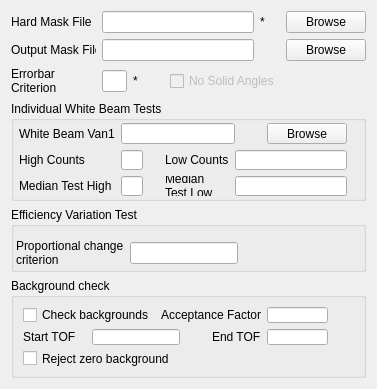
<ui version="4.0" >
 <class>MWDiag</class>
 <widget class="QWidget" name="MWDiag" >
  <property name="geometry" >
   <rect>
    <x>0</x>
    <y>0</y>
    <width>377</width>
    <height>382</height>
   </rect>
  </property>
  <property name="windowTitle" >
   <string>Form</string>
  </property>
  <layout class="QGridLayout" name="gridLayout_3" >
   <item row="0" column="0" >
    <widget class="QLabel" name="lbIFile" >
     <property name="enabled" >
      <bool>true</bool>
     </property>
     <property name="sizePolicy" >
      <sizepolicy vsizetype="Expanding" hsizetype="Maximum" >
       <horstretch>0</horstretch>
       <verstretch>0</verstretch>
      </sizepolicy>
     </property>
     <property name="maximumSize" >
      <size>
       <width>85</width>
       <height>16777215</height>
      </size>
     </property>
     <property name="text" >
      <string>Hard Mask File</string>
     </property>
    </widget>
   </item>
   <item row="0" column="1" colspan="4" >
    <widget class="QLineEdit" name="leIFile" >
     <property name="enabled" >
      <bool>true</bool>
     </property>
     <property name="minimumSize" >
      <size>
       <width>0</width>
       <height>20</height>
      </size>
     </property>
     <property name="text" >
      <string/>
     </property>
    </widget>
   </item>
   <item row="0" column="6" >
    <widget class="QPushButton" name="pbIFile" >
     <property name="enabled" >
      <bool>true</bool>
     </property>
     <property name="text" >
      <string>Browse</string>
     </property>
    </widget>
   </item>
   <item row="1" column="0" >
    <widget class="QLabel" name="lbOFile" >
     <property name="sizePolicy" >
      <sizepolicy vsizetype="Expanding" hsizetype="Maximum" >
       <horstretch>0</horstretch>
       <verstretch>0</verstretch>
      </sizepolicy>
     </property>
     <property name="maximumSize" >
      <size>
       <width>85</width>
       <height>16777215</height>
      </size>
     </property>
     <property name="text" >
      <string>Output Mask File</string>
     </property>
    </widget>
   </item>
   <item row="1" column="1" colspan="4" >
    <widget class="QLineEdit" name="leOFile" />
   </item>
   <item row="1" column="5" >
    <spacer name="horizontalSpacer_14" >
     <property name="orientation" >
      <enum>Qt::Horizontal</enum>
     </property>
     <property name="sizeType" >
      <enum>QSizePolicy::Fixed</enum>
     </property>
     <property name="sizeHint" stdset="0" >
      <size>
       <width>20</width>
       <height>20</height>
      </size>
     </property>
    </spacer>
   </item>
   <item row="1" column="6" >
    <widget class="QPushButton" name="pbOFile" >
     <property name="text" >
      <string>Browse</string>
     </property>
    </widget>
   </item>
   <item row="2" column="0" >
    <widget class="QLabel" name="lbSignificance" >
     <property name="sizePolicy" >
      <sizepolicy vsizetype="Expanding" hsizetype="Maximum" >
       <horstretch>0</horstretch>
       <verstretch>0</verstretch>
      </sizepolicy>
     </property>
     <property name="maximumSize" >
      <size>
       <width>85</width>
       <height>16777215</height>
      </size>
     </property>
     <property name="text" >
      <string>Errorbar Criterion</string>
     </property>
     <property name="wordWrap" >
      <bool>true</bool>
     </property>
    </widget>
   </item>
   <item row="2" column="1" >
    <widget class="QLineEdit" name="leSignificance" >
     <property name="sizePolicy" >
      <sizepolicy vsizetype="Fixed" hsizetype="Maximum" >
       <horstretch>63</horstretch>
       <verstretch>0</verstretch>
      </sizepolicy>
     </property>
     <property name="maximumSize" >
      <size>
       <width>63</width>
       <height>16777215</height>
      </size>
     </property>
    </widget>
   </item>
   <item row="2" column="3" >
    <spacer name="horizontalSpacer_15" >
     <property name="orientation" >
      <enum>Qt::Horizontal</enum>
     </property>
     <property name="sizeType" >
      <enum>QSizePolicy::Fixed</enum>
     </property>
     <property name="sizeHint" stdset="0" >
      <size>
       <width>20</width>
       <height>20</height>
      </size>
     </property>
    </spacer>
   </item>
   <item row="2" column="4" colspan="2" >
    <widget class="QCheckBox" name="ckAngles" >
     <property name="enabled" >
      <bool>false</bool>
     </property>
     <property name="text" >
      <string>No Solid Angles</string>
     </property>
    </widget>
   </item>
   <item row="3" column="0" colspan="7" >
    <widget class="QGroupBox" name="gbIndividual" >
     <property name="title" >
      <string>Individual White Beam Tests</string>
     </property>
     <layout class="QGridLayout" name="gridLayout_4" >
      <property name="leftMargin" >
       <number>5</number>
      </property>
      <property name="topMargin" >
       <number>2</number>
      </property>
      <property name="rightMargin" >
       <number>0</number>
      </property>
      <property name="bottomMargin" >
       <number>2</number>
      </property>
      <item row="0" column="0" >
       <widget class="QLabel" name="lbWBV1" >
        <property name="sizePolicy" >
         <sizepolicy vsizetype="Expanding" hsizetype="Expanding" >
          <horstretch>0</horstretch>
          <verstretch>0</verstretch>
         </sizepolicy>
        </property>
        <property name="text" >
         <string>White Beam Van1</string>
        </property>
       </widget>
      </item>
      <item row="1" column="0" >
       <widget class="QLabel" name="lbHighAbs" >
        <property name="sizePolicy" >
         <sizepolicy vsizetype="Expanding" hsizetype="Expanding" >
          <horstretch>0</horstretch>
          <verstretch>0</verstretch>
         </sizepolicy>
        </property>
        <property name="text" >
         <string>High Counts</string>
        </property>
       </widget>
      </item>
      <item row="1" column="1" >
       <widget class="QLineEdit" name="leHighAbs" />
      </item>
      <item row="1" column="2" >
       <widget class="QLabel" name="validatorSpace_6" >
        <property name="sizePolicy" >
         <sizepolicy vsizetype="Fixed" hsizetype="Fixed" >
          <horstretch>20</horstretch>
          <verstretch>20</verstretch>
         </sizepolicy>
        </property>
        <property name="minimumSize" >
         <size>
          <width>10</width>
          <height>20</height>
         </size>
        </property>
        <property name="text" >
         <string/>
        </property>
       </widget>
      </item>
      <item row="1" column="3" >
       <widget class="QLabel" name="lbLowAbs" >
        <property name="sizePolicy" >
         <sizepolicy vsizetype="Expanding" hsizetype="Expanding" >
          <horstretch>0</horstretch>
          <verstretch>0</verstretch>
         </sizepolicy>
        </property>
        <property name="text" >
         <string>Low Counts</string>
        </property>
       </widget>
      </item>
      <item row="1" column="8" >
       <widget class="QLabel" name="validatorSpace_4" >
        <property name="sizePolicy" >
         <sizepolicy vsizetype="Fixed" hsizetype="Fixed" >
          <horstretch>20</horstretch>
          <verstretch>20</verstretch>
         </sizepolicy>
        </property>
        <property name="minimumSize" >
         <size>
          <width>10</width>
          <height>20</height>
         </size>
        </property>
        <property name="text" >
         <string/>
        </property>
       </widget>
      </item>
      <item row="2" column="0" >
       <widget class="QLabel" name="lbHighMed" >
        <property name="sizePolicy" >
         <sizepolicy vsizetype="Expanding" hsizetype="Expanding" >
          <horstretch>0</horstretch>
          <verstretch>0</verstretch>
         </sizepolicy>
        </property>
        <property name="text" >
         <string>Median Test High</string>
        </property>
        <property name="wordWrap" >
         <bool>true</bool>
        </property>
       </widget>
      </item>
      <item row="2" column="1" >
       <widget class="QLineEdit" name="leHighMed" />
      </item>
      <item row="2" column="2" >
       <widget class="QLabel" name="validatorSpace_5" >
        <property name="sizePolicy" >
         <sizepolicy vsizetype="Fixed" hsizetype="Fixed" >
          <horstretch>20</horstretch>
          <verstretch>20</verstretch>
         </sizepolicy>
        </property>
        <property name="minimumSize" >
         <size>
          <width>10</width>
          <height>20</height>
         </size>
        </property>
        <property name="text" >
         <string/>
        </property>
       </widget>
      </item>
      <item row="2" column="4" colspan="3" >
       <widget class="QLineEdit" name="leLowMed" />
      </item>
      <item row="2" column="8" >
       <widget class="QLabel" name="validatorSpace_3" >
        <property name="sizePolicy" >
         <sizepolicy vsizetype="Expanding" hsizetype="Expanding" >
          <horstretch>20</horstretch>
          <verstretch>20</verstretch>
         </sizepolicy>
        </property>
        <property name="minimumSize" >
         <size>
          <width>10</width>
          <height>20</height>
         </size>
        </property>
        <property name="text" >
         <string/>
        </property>
       </widget>
      </item>
      <item row="0" column="1" colspan="4" >
       <widget class="QLineEdit" name="leWBV1" />
      </item>
      <item row="1" column="4" colspan="3" >
       <widget class="QLineEdit" name="leLowAbs" />
      </item>
      <item row="0" column="5" >
       <widget class="QLabel" name="validatorSpace_9" >
        <property name="sizePolicy" >
         <sizepolicy vsizetype="Fixed" hsizetype="Fixed" >
          <horstretch>20</horstretch>
          <verstretch>20</verstretch>
         </sizepolicy>
        </property>
        <property name="minimumSize" >
         <size>
          <width>20</width>
          <height>20</height>
         </size>
        </property>
        <property name="text" >
         <string/>
        </property>
       </widget>
      </item>
      <item row="0" column="6" >
       <widget class="QPushButton" name="pbWBV1" >
        <property name="text" >
         <string>Browse</string>
        </property>
       </widget>
      </item>
      <item row="2" column="3" >
       <widget class="QLabel" name="lbLowMed" >
        <property name="sizePolicy" >
         <sizepolicy vsizetype="Expanding" hsizetype="Expanding" >
          <horstretch>0</horstretch>
          <verstretch>0</verstretch>
         </sizepolicy>
        </property>
        <property name="text" >
         <string>Median Test Low</string>
        </property>
        <property name="wordWrap" >
         <bool>true</bool>
        </property>
       </widget>
      </item>
     </layout>
    </widget>
   </item>
   <item row="4" column="0" colspan="7" >
    <widget class="QGroupBox" name="gbVariation" >
     <property name="title" >
      <string>Efficiency Variation Test</string>
     </property>
     <layout class="QGridLayout" name="gridLayout_2" >
      <property name="margin" >
       <number>2</number>
      </property>
      <item row="1" column="2" >
       <spacer name="horizontalSpacer_7" >
        <property name="orientation" >
         <enum>Qt::Horizontal</enum>
        </property>
        <property name="sizeHint" stdset="0" >
         <size>
          <width>23</width>
          <height>20</height>
         </size>
        </property>
       </spacer>
      </item>
      <item row="1" column="3" >
       <spacer name="horizontalSpacer_3" >
        <property name="orientation" >
         <enum>Qt::Horizontal</enum>
        </property>
        <property name="sizeType" >
         <enum>QSizePolicy::Fixed</enum>
        </property>
        <property name="sizeHint" stdset="0" >
         <size>
          <width>20</width>
          <height>20</height>
         </size>
        </property>
       </spacer>
      </item>
      <item row="1" column="0" >
       <widget class="QLabel" name="lbVariation" >
        <property name="text" >
         <string>Proportional change criterion</string>
        </property>
        <property name="wordWrap" >
         <bool>true</bool>
        </property>
       </widget>
      </item>
      <item row="1" column="1" >
       <widget class="QLineEdit" name="leVariation" >
        <property name="sizePolicy" >
         <sizepolicy vsizetype="Fixed" hsizetype="MinimumExpanding" >
          <horstretch>0</horstretch>
          <verstretch>0</verstretch>
         </sizepolicy>
        </property>
        <property name="minimumSize" >
         <size>
          <width>80</width>
          <height>0</height>
         </size>
        </property>
       </widget>
      </item>
      <item row="1" column="4" >
       <widget class="QLabel" name="validator_label" >
        <property name="text" >
         <string/>
        </property>
       </widget>
      </item>
      <item row="0" column="1" >
       <spacer name="verticalSpacer" >
        <property name="orientation" >
         <enum>Qt::Vertical</enum>
        </property>
        <property name="sizeHint" stdset="0" >
         <size>
          <width>0</width>
          <height>10</height>
         </size>
        </property>
       </spacer>
      </item>
     </layout>
    </widget>
   </item>
   <item row="5" column="0" colspan="7" >
    <widget class="QGroupBox" name="gbBackTest" >
     <property name="title" >
      <string>Background check</string>
     </property>
     <layout class="QGridLayout" name="gridLayout" >
      <item row="0" column="0" colspan="2" >
       <widget class="QCheckBox" name="ckDoBack" >
        <property name="text" >
         <string>Check backgrounds</string>
        </property>
       </widget>
      </item>
      <item row="0" column="2" colspan="3" >
       <widget class="QLabel" name="lbAcceptance" >
        <property name="text" >
         <string>Acceptance Factor</string>
        </property>
       </widget>
      </item>
      <item row="0" column="5" >
       <widget class="QLineEdit" name="leAcceptance" />
      </item>
      <item row="0" column="6" >
       <widget class="QLabel" name="validator_label_3" >
        <property name="minimumSize" >
         <size>
          <width>20</width>
          <height>20</height>
         </size>
        </property>
        <property name="text" >
         <string/>
        </property>
       </widget>
      </item>
      <item row="1" column="0" >
       <widget class="QLabel" name="lbStartTime" >
        <property name="text" >
         <string>Start TOF</string>
        </property>
       </widget>
      </item>
      <item row="1" column="1" colspan="2" >
       <widget class="QLineEdit" name="leStartTime" />
      </item>
      <item row="1" column="4" >
       <widget class="QLabel" name="lbEndTime" >
        <property name="text" >
         <string>End TOF</string>
        </property>
       </widget>
      </item>
      <item row="1" column="5" >
       <widget class="QLineEdit" name="leEndTime" />
      </item>
      <item row="2" column="0" colspan="3" >
       <widget class="QCheckBox" name="ckZeroCounts" >
        <property name="text" >
         <string>Reject zero background</string>
        </property>
       </widget>
      </item>
      <item row="1" column="3" >
       <spacer name="horizontalSpacer" >
        <property name="orientation" >
         <enum>Qt::Horizontal</enum>
        </property>
        <property name="sizeType" >
         <enum>QSizePolicy::Fixed</enum>
        </property>
        <property name="sizeHint" stdset="0" >
         <size>
          <width>20</width>
          <height>20</height>
         </size>
        </property>
       </spacer>
      </item>
      <item row="1" column="6" >
       <spacer name="horizontalSpacer_2" >
        <property name="orientation" >
         <enum>Qt::Horizontal</enum>
        </property>
        <property name="sizeType" >
         <enum>QSizePolicy::Fixed</enum>
        </property>
        <property name="sizeHint" stdset="0" >
         <size>
          <width>20</width>
          <height>20</height>
         </size>
        </property>
       </spacer>
      </item>
     </layout>
    </widget>
   </item>
   <item row="2" column="2" >
    <widget class="QLabel" name="valErr" >
     <property name="sizePolicy" >
      <sizepolicy vsizetype="Fixed" hsizetype="Fixed" >
       <horstretch>0</horstretch>
       <verstretch>0</verstretch>
      </sizepolicy>
     </property>
     <property name="text" >
      <string>*</string>
     </property>
    </widget>
   </item>
   <item row="0" column="5" >
    <widget class="QLabel" name="valInmsk" >
     <property name="sizePolicy" >
      <sizepolicy vsizetype="Fixed" hsizetype="Fixed" >
       <horstretch>0</horstretch>
       <verstretch>0</verstretch>
      </sizepolicy>
     </property>
     <property name="text" >
      <string>*</string>
     </property>
    </widget>
   </item>
  </layout>
 </widget>
 <resources/>
 <connections/>
</ui>
